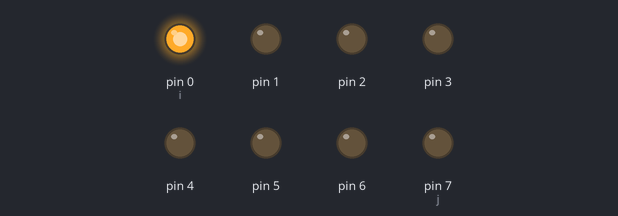
The sketch below on a simulated Arduino Uno, built with avr-gcc and run on an emulated ATmega328P. Shown: output pins drawn as LEDs (lit = HIGH).

Above: at 0.2 s.
At 1.2 s:
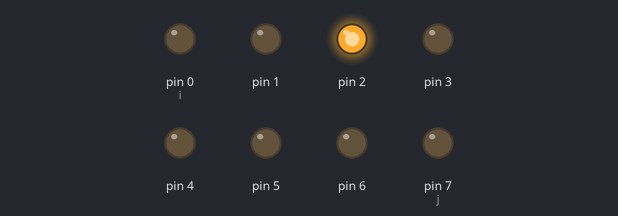
At 1.7 s:
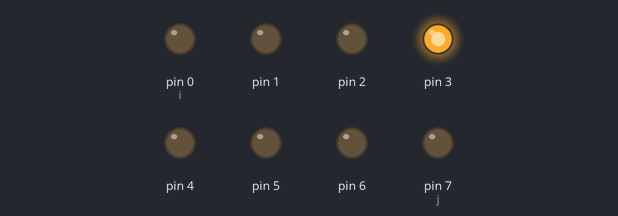
At 2.2 s:
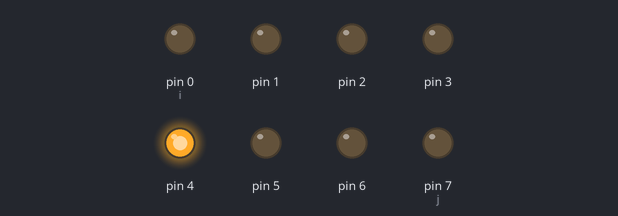
At 3.2 s:
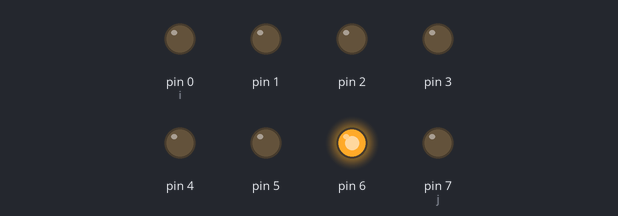
At 4.7 s:
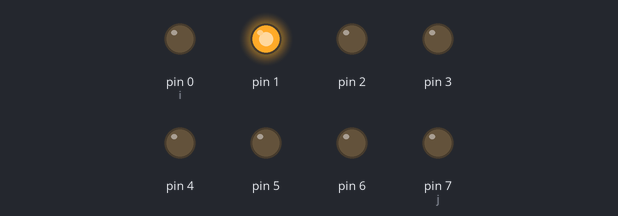
Timing chart, 0 to 5.2 s (numbered marks = the images above):
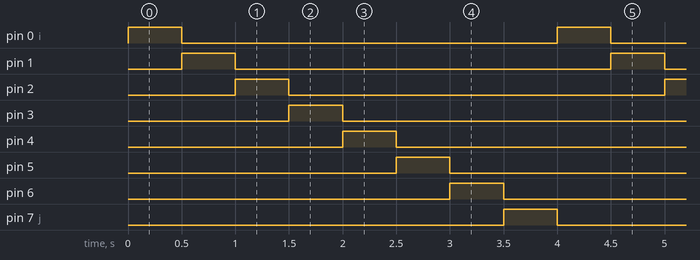

The sketch:

Job9.ino
```cpp
void setup(){
  int i=0;
  while(i<8){
   pinMode(i,OUTPUT);
   i++;
  }
}


void loop() {
  // put your main code here, to run repeatedly:
  int i=0;
  int j=7;
  while(i<8){
    digitalWrite(j,LOW);
    digitalWrite(i,HIGH);
    j=i;
    i++;
    delay(500);

  }
}
```

Measured:
- by itself, pin 0 (i), pin 1–6, pin 7 (j): alternates HIGH for 0.50 s and LOW for 3.5 s
- by itself, everything shown: repeats every 4.0 s, in 8 steps
